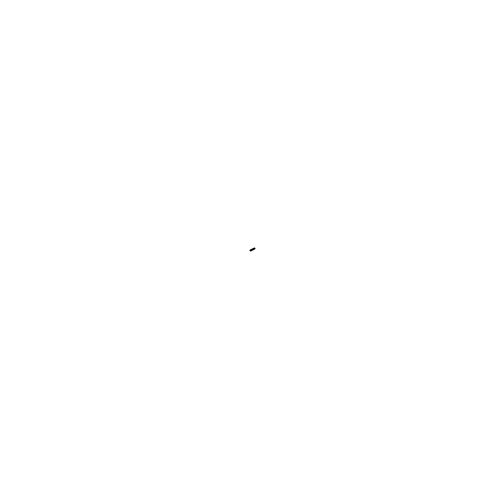
Frame 1 (no input)
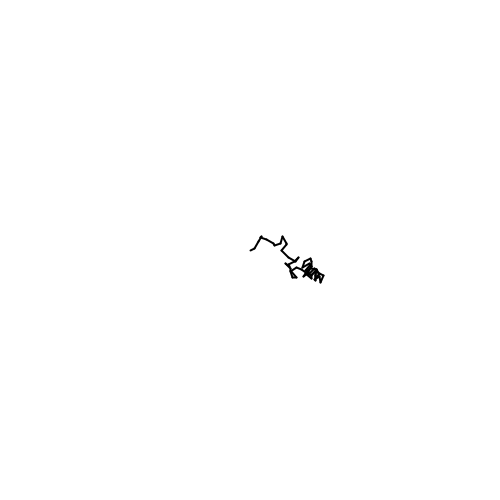
Frame 60 (the mouse pressed at the canvas centre just before this capture)
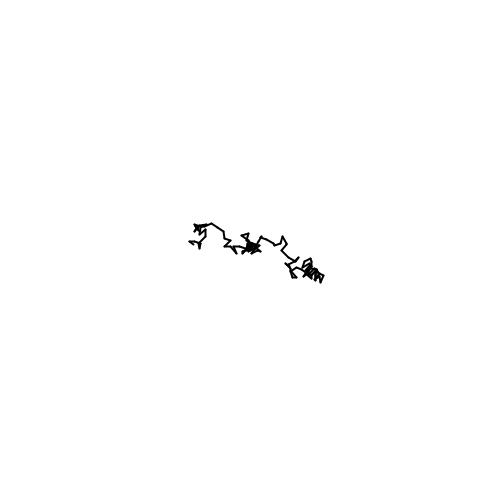
Frame 120 (the mouse held since frame 60 and released just before this capture)

The Processing sketch that drew these frames (run headless with seeded random() and noise(); from frame 60 on, the mouse is pressed at the canvas centre):

// Processing sketch: processing_35738
// ── processing_35738.pde

int x,y, x1, y1;

void setup()
{
  size(500,500);
  background(255);
  x1=250;
  y1=250;
  frameRate(100);
}
void draw()
{
  y=y1+(height/70)-int(random(height/33));
  x=x1+(width/70)-int(random(width/33));
  strokeWeight(2);
  fill(0);
  line(x1,y1,x,y);
  x1=x;
  y1=y;
}
void mousePressed()
{
  background(255);
  x1=mouseX;
  y1=mouseY;
}
